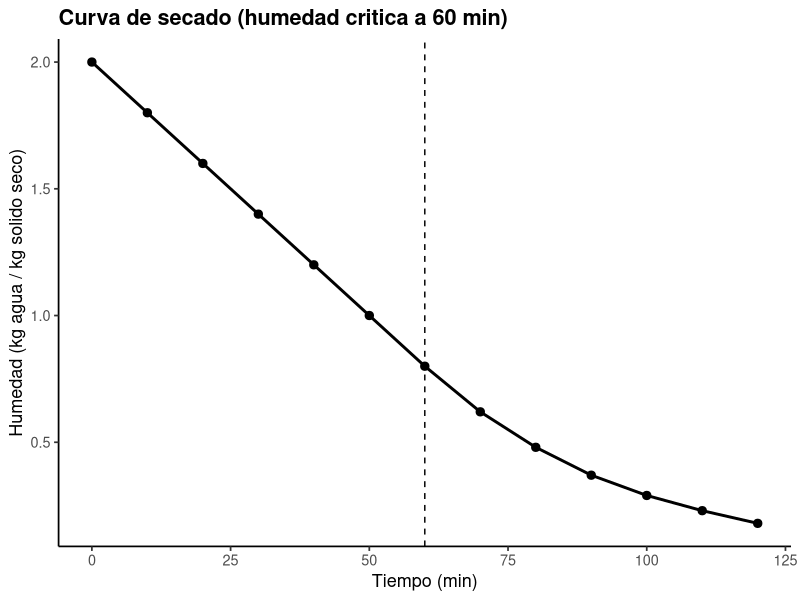
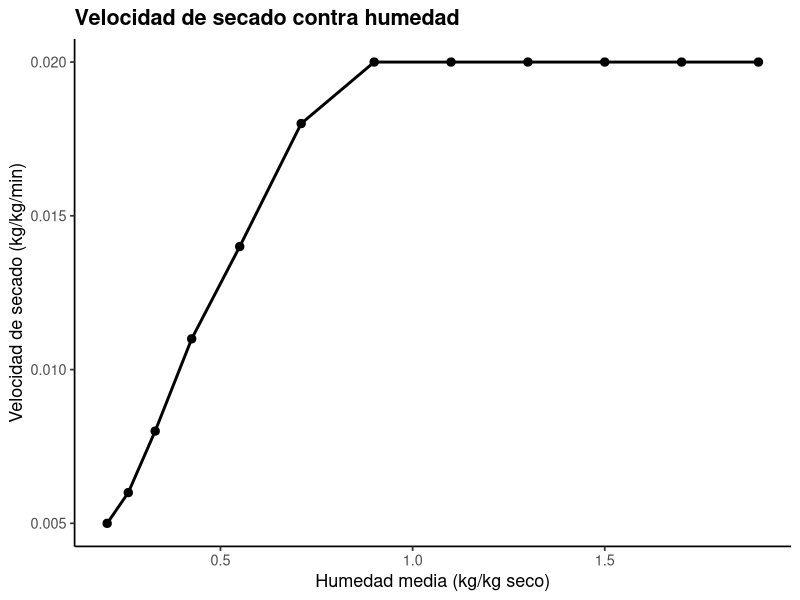
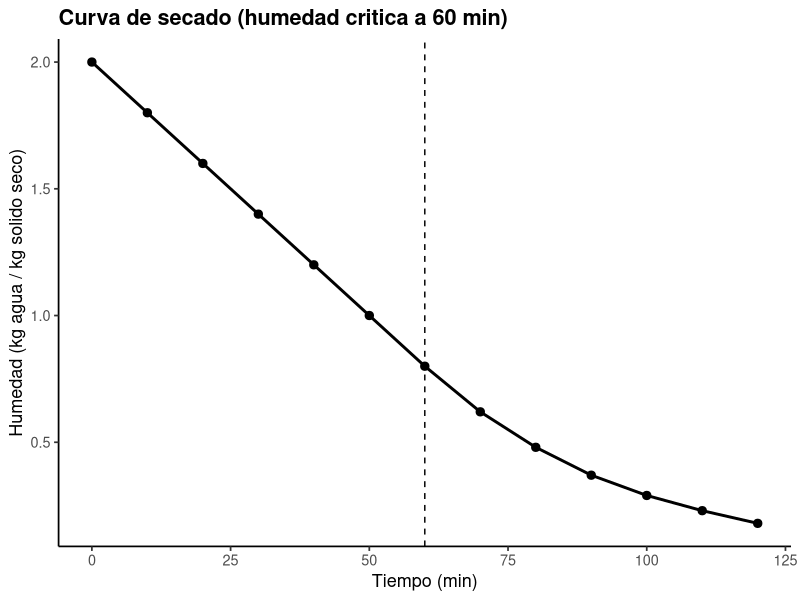
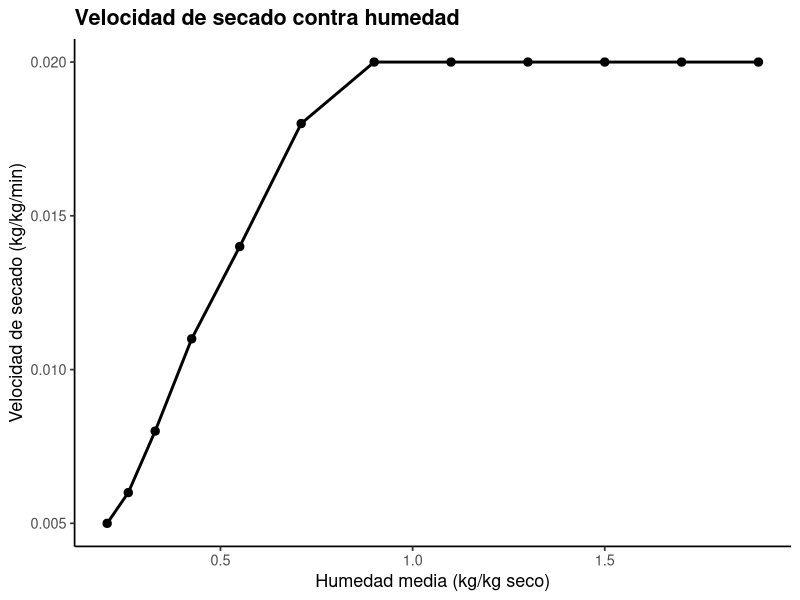

Write the R code that produced these figures, in order.
# ==========================================================================
# 08. Secado: curva de secado y velocidad de secado
# ==========================================================================
# Autor: Dr. Jose Juan Torres Martinez
# Docente de Ciencias Quimicas
# Universidad Autonoma de San Luis Potosi (UASLP)
# Mexico
#
# Material academico para estudiantes
# Serie "Bioseparaciones" - Teoria, Unidad 8. Secado
#
# Descripcion: Se calcula la velocidad de secado como -dX/dt a partir de la humedad medida contra el tiempo, se identifica la humedad critica donde termina el periodo de velocidad constante, y se calcula el calor para evaporar el agua retirada con el calor latente de vaporizacion.
#
# Objetivos de aprendizaje:
#   - Calcular la velocidad de secado a partir de datos de humedad.
#   - Identificar la humedad critica y los dos periodos de secado.
#   - Calcular el calor necesario para evaporar el agua retirada.

# Datos: datos_secado.csv (humedad en base seca medida contra tiempo).
# ==========================================================================

library(tidyverse)

# --------------------------------------------------------------------------
# 1. Leer los datos y calcular la velocidad de secado
# --------------------------------------------------------------------------
# Velocidad de secado R = -dX/dt, calculada por diferencias entre
# mediciones consecutivas de humedad X contra tiempo t.
datos <- read_csv("datos_secado.csv", show_col_types = FALSE)

velocidad <- datos %>%
  mutate(
    velocidad_kg_kg_min =
      -c(NA, diff(humedad_kg_kg_seco)) / c(NA, diff(tiempo_min)),
    humedad_media =
      c(NA, (humedad_kg_kg_seco[-1] + humedad_kg_kg_seco[-n()]) / 2)
  ) %>%
  filter(!is.na(velocidad_kg_kg_min))

print(velocidad)

# Humedad critica: la humedad media del ultimo intervalo con velocidad
# todavia cercana a la velocidad constante inicial.
velocidad_constante <- velocidad %>%
  filter(tiempo_min <= 60) %>%
  summarise(v = mean(velocidad_kg_kg_min)) %>%
  pull(v)
print(tibble(velocidad_constante_kg_kg_min = velocidad_constante))

# --------------------------------------------------------------------------
# 2. Calor para evaporar el agua retirada
# --------------------------------------------------------------------------
# Agua retirada por kg de solido seco: X inicial - X final.
# Calor latente de vaporizacion del agua: 2257 kJ/kg.
agua_retirada <- first(datos$humedad_kg_kg_seco) -
  last(datos$humedad_kg_kg_seco)
calor_kj_por_kg_seco <- agua_retirada * 2257
print(tibble(
  agua_retirada_kg_por_kg_seco = agua_retirada,
  calor_kj_por_kg_seco = calor_kj_por_kg_seco
))

# --------------------------------------------------------------------------
# 3. Grafica 1: humedad contra tiempo
# --------------------------------------------------------------------------
grafica_x <- ggplot(
  datos,
  aes(x = tiempo_min, y = humedad_kg_kg_seco)
) +
  geom_vline(xintercept = 60, linetype = "dashed") +
  geom_line(linewidth = 1) +
  geom_point(size = 2.5) +
  labs(
    x = "Tiempo (min)",
    y = "Humedad (kg agua / kg solido seco)",
    title = "Curva de secado (humedad critica a 60 min)"
  ) +
  theme_classic(base_size = 13) +
  theme(plot.title = element_text(face = "bold"))

print(grafica_x)

# --------------------------------------------------------------------------
# 4. Grafica 2: velocidad de secado contra humedad
# --------------------------------------------------------------------------
grafica_r <- ggplot(
  velocidad,
  aes(x = humedad_media, y = velocidad_kg_kg_min)
) +
  geom_line(linewidth = 1) +
  geom_point(size = 2.5) +
  labs(
    x = "Humedad media (kg/kg seco)",
    y = "Velocidad de secado (kg/kg/min)",
    title = "Velocidad de secado contra humedad"
  ) +
  theme_classic(base_size = 13) +
  theme(plot.title = element_text(face = "bold"))

print(grafica_r)

# --------------------------------------------------------------------------
# 5. Exportar las graficas
# --------------------------------------------------------------------------
ggsave("08_curva_secado.png", grafica_x,
       width = 18, height = 12, units = "cm", dpi = 300)
ggsave("08_velocidad_secado.png", grafica_r,
       width = 18, height = 12, units = "cm", dpi = 300)

# --------------------------------------------------------------------------
# Interpretacion
# --------------------------------------------------------------------------
# - La humedad baja lineal hasta los 60 min y luego cada vez mas lento: el periodo de velocidad constante termina en la humedad critica.
# - La velocidad de secado es constante mientras la superficie sigue mojada y cae cuando el agua interna manda en el proceso.

# --------------------------------------------------------------------------
# Que aprendimos
# --------------------------------------------------------------------------
# - La velocidad de secado se calcula por diferencias a partir de la curva medida, sin suponer su forma.
# - Con el agua retirada y el calor latente se calcula el calor que debe aportar el secador.
